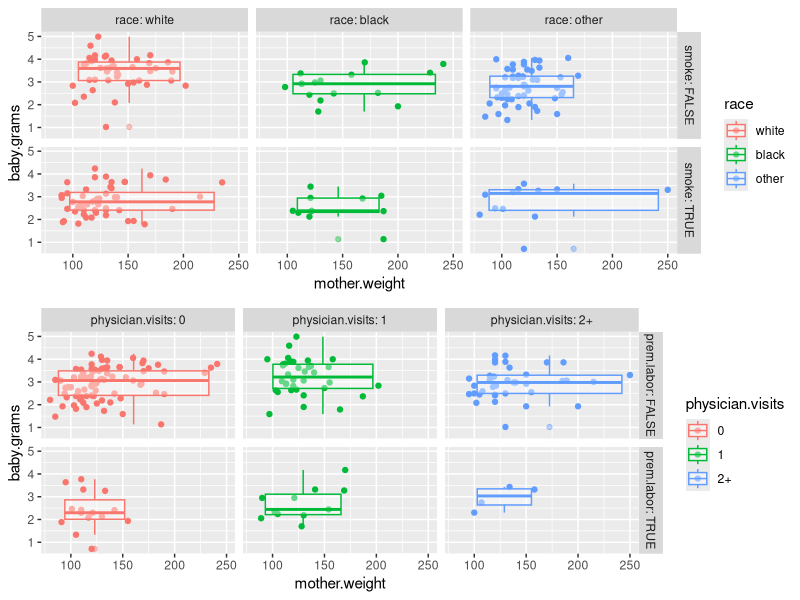
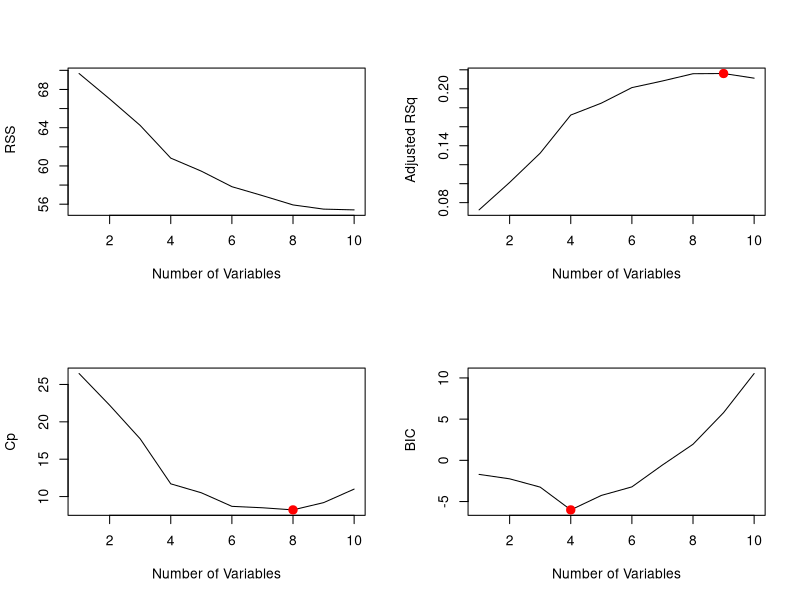
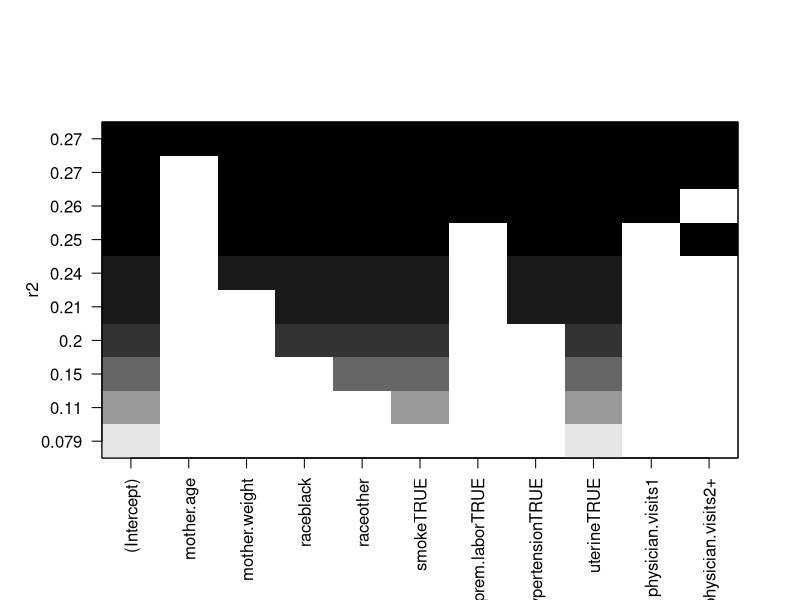
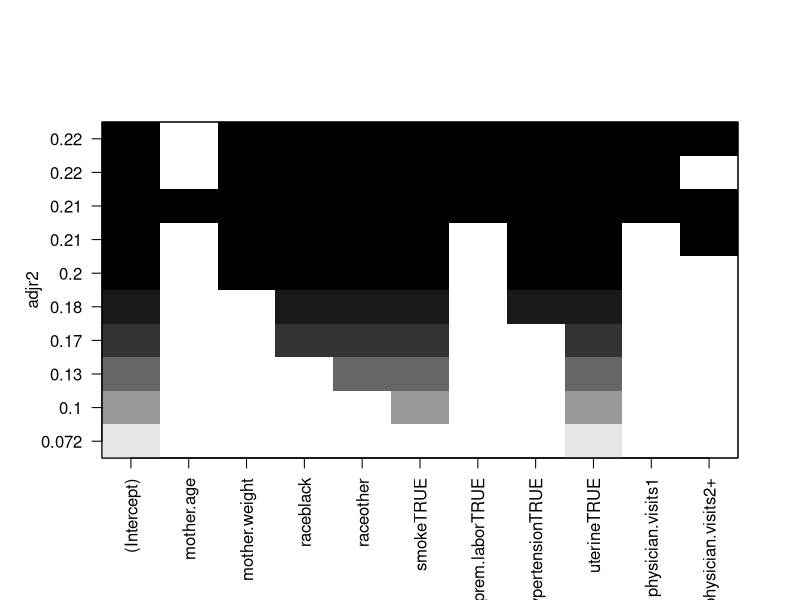
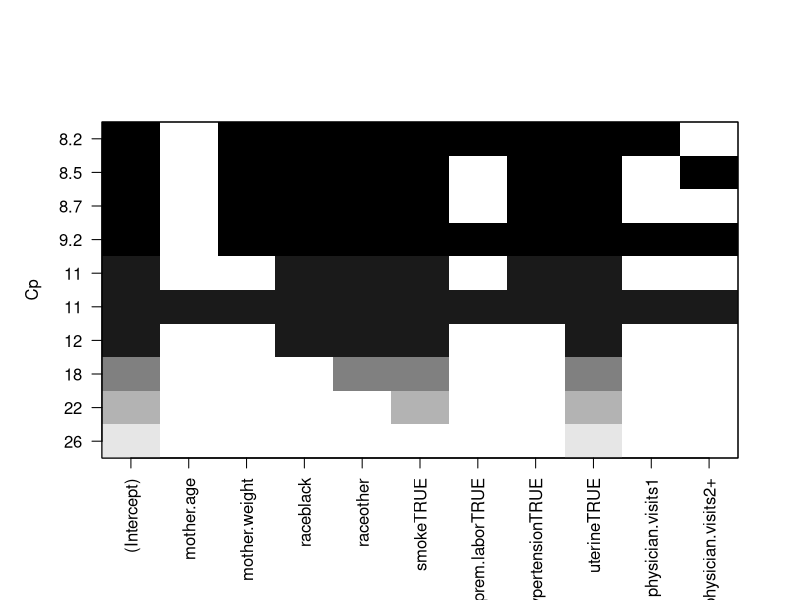
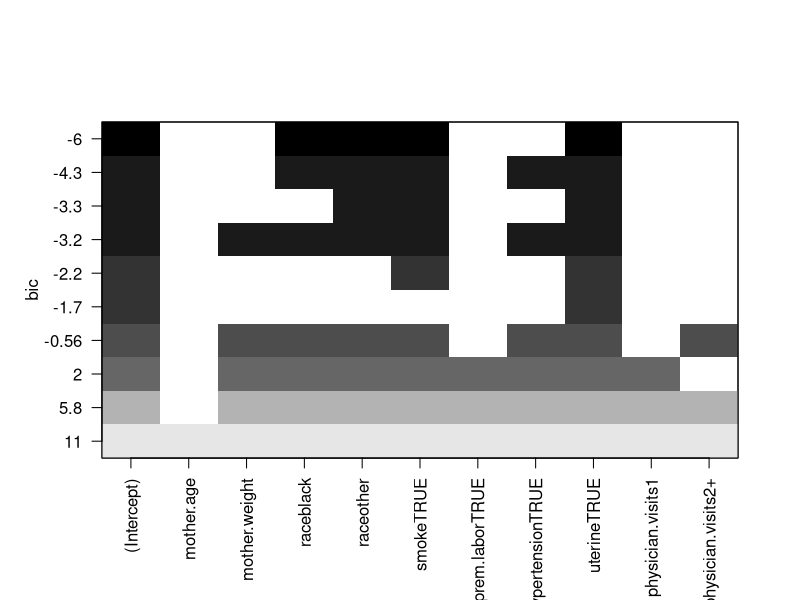
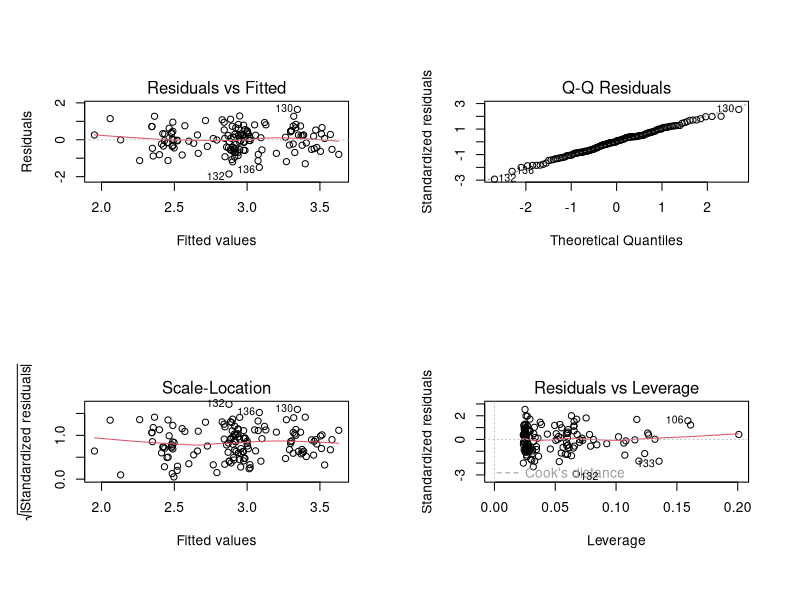
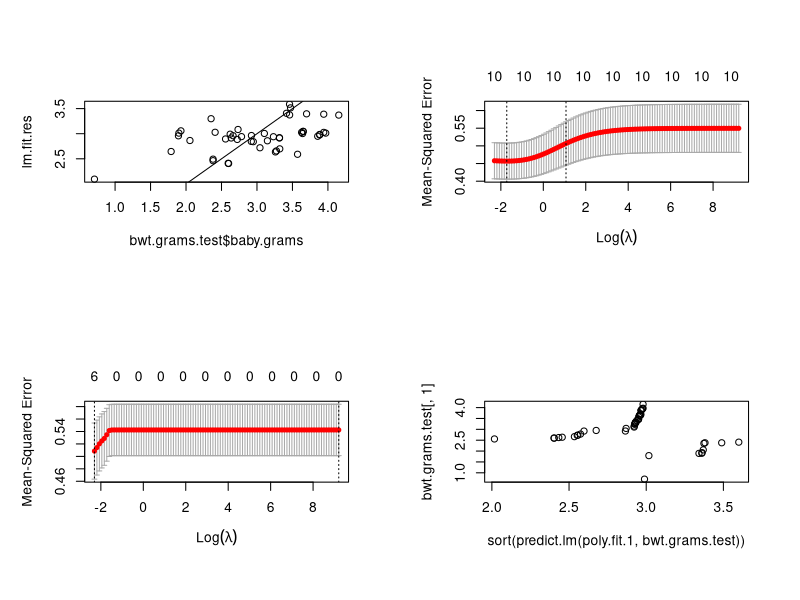

Reproduce these figures in R, in order. (Note: this script raises an error after producing the figures.)
## ---- chunk 1
library(MASS)
data(birthwt)
bwt.grams <- with(birthwt, {
  bwt <- bwt/1000
  race <- factor(race, labels = c("white", "black", "other"))
  ptd <- factor(ptl > 0)
  ftv <- factor(ftv)
  levels(ftv)[-(1:2)] <- "2+"
  data.frame(bwt, age, lwt, race, smoke = (smoke > 0),
             ptd, ht = (ht > 0), ui = (ui > 0), ftv)
})
colnames(bwt.grams) <- c("baby.grams", "mother.age", 
                       "mother.weight", "race",
                       "smoke", "prem.labor", 
                       "hypertension", "uterine",
                       "physician.visits")
summary(bwt.grams)
## ---- chunk 2
cor(bwt.grams[,1:3])
## ---- chunk 3
library(ggplot2)
library(gridExtra)
bw1 <- ggplot(bwt.grams, aes(mother.weight, baby.grams, colour = race)) + geom_point()
bw2 <- ggplot(bwt.grams, aes(mother.weight, baby.grams, colour = physician.visits)) + geom_point()
bw1 <- bw1 + geom_boxplot(alpha = 0.4) + 
    facet_grid(smoke ~ race, scales = "fixed", labeller = label_both)
bw2 <- bw2 + geom_boxplot(alpha = 0.4) + 
    facet_grid(prem.labor ~ physician.visits, scales = "fixed", labeller = label_both)
grid.arrange(bw1, bw2, nrow = 2, ncol = 1)
## ---- chunk 4
set.seed(1)
train <- sample(1:nrow(bwt.grams), floor(0.75*nrow(bwt.grams)))
bwt.grams.train <- bwt.grams[train,]
bwt.grams.test <- bwt.grams[-train,]
## ---- chunk 5
library (leaps)
regfit.full=regsubsets(baby.grams~., bwt.grams.train, nvmax =19)
reg.summary = summary(regfit.full)
par(mfrow =c(2,2))
plot(reg.summary$rss ,xlab=" Number of Variables ",ylab=" RSS", type="l")
plot(reg.summary$adjr2 ,xlab =" Number of Variables ", ylab=" Adjusted RSq",type="l")
max.adjr2=which.max (reg.summary$adjr2)
max.adjr2
points (max.adjr2, reg.summary$adjr2[max.adjr2], col ="red",cex =2, pch =20)

plot(reg.summary$cp ,xlab =" Number of Variables ", ylab="Cp", type='l')
min.cp= which.min (reg.summary$cp )
min.cp
points (min.cp, reg.summary$cp[min.cp], col ="red",cex =2, pch =20)

min.bic = which.min(reg.summary$bic)
min.bic
plot(reg.summary$bic ,xlab=" Number of Variables ",ylab=" BIC", type='l')
points (min.bic, reg.summary$bic [min.bic], col =" red",cex =2, pch =20)

par(mfrow = c(1,1))
plot(regfit.full ,scale ="r2", cex.axis = 0.1, las = 1)
plot(regfit.full ,scale ="adjr2", cex.axis = 0.1, las = 1)
plot(regfit.full ,scale ="Cp", cex.axis = 0.1, las = 1)
plot(regfit.full ,scale ="bic", cex.axis = 0.1, las = 1)

coef(regfit.full, max.adjr2) 
coef(regfit.full, min.cp)
coef(regfit.full, min.bic)

#Linear regression with the predictors selected by best subset
lm.fit = lm( baby.grams~ mother.weight+race+smoke+hypertension+uterine, data=bwt.grams.train)
summary(lm.fit)
confint(lm.fit)
par(mfrow = c(2, 2))
plot(lm.fit)

lm.fit.res= predict(lm.fit, bwt.grams.test)
mean((lm.fit.res -bwt.grams.test$baby.grams)^2)
plot(bwt.grams.test$baby.grams,lm.fit.res)
abline (0,1)
## ---- chunk 6
library(glmnet)
##
bwt.x.train=model.matrix( baby.grams~., data=bwt.grams.train)[,-1]
bwt.y.train=bwt.grams.train$baby.grams

bwt.x.test=model.matrix( baby.grams~., data=bwt.grams.test)[,-1]
bwt.y.test=bwt.grams.test[,1]

grid.bwt =10^seq (-1,4, length =100)

# With alpha =0, glmnet computes the ridge

ridge =cv.glmnet(bwt.x.train,bwt.y.train,alpha =0, lambda =grid.bwt, nfolds=6)
plot(ridge)
ridge.opt = glmnet(bwt.x.train,bwt.y.train,alpha =0, lambda =ridge$lambda.min)
ridge.opt$beta
ridge.opt.res = predict(ridge.opt, s =ridge$lambda.min, newx=bwt.x.test)
mean((ridge.opt.res -bwt.y.test)^2)

# With alpha =1, glmnet computes the lasso
lasso =cv.glmnet(bwt.x.train,bwt.y.train,alpha =1, lambda =grid.bwt, nfolds=6)
lasso$lambda.min
plot(lasso)
lasso.opt = glmnet(bwt.x.train,bwt.y.train,alpha =1, lambda =lasso$lambda.min)
lasso.opt$beta
lasso.opt.res = predict(lasso.opt, s =lasso$lambda.min, newx=bwt.x.test)
mean((lasso.opt.res -bwt.y.test)^2)
## ---- chunk 7
#Create train and test
set.seed(1)
train <- sample(1:nrow(bwt.grams), floor(0.75*nrow(bwt.grams)))
bwt.grams.train <- bwt.grams[train,]
bwt.grams.test <- bwt.grams[-train,]

#Polynomial fit for best subset
poly.fit.1 = lm(baby.grams ~ hypertension + uterine + smoke + race + poly(mother.weight, 2), data = bwt.grams.train)
mean((predict.lm(poly.fit.1, bwt.grams.test) - bwt.grams.test[,1])^2)
plot(sort(predict.lm(poly.fit.1, bwt.grams.test)), bwt.grams.test[,1])
anova(poly.fit.1)
## ---- chunk 8
poly.fit.2 = lm(baby.grams ~ hypertension + uterine + smoke + race + poly(mother.weight, 3), data = bwt.grams.train)
mean((predict.lm(poly.fit.2, bwt.grams.test) - bwt.grams.test[,1])^2)

poly.fit.3 = lm(baby.grams ~ hypertension + uterine + smoke + race + poly(mother.weight, 4), data = bwt.grams.train)
mean((predict.lm(poly.fit.3, bwt.grams.test) - bwt.grams.test[,1])^2)

anova(poly.fit.1, poly.fit.2, poly.fit.3)
## ---- chunk 9
poly.fit.4 = lm(baby.grams ~ hypertension + uterine + poly(mother.age,2) + poly(mother.weight,3), data = bwt.grams.train)
mean((predict.lm(poly.fit.4, bwt.grams.test) - bwt.grams.test[,1])^2)

poly.fit.5 = lm(baby.grams ~ hypertension + uterine + smoke + prem.labor + poly(mother.age,2) + poly(mother.weight,3), data = bwt.grams.train)
mean((predict.lm(poly.fit.5, bwt.grams.test) - bwt.grams.test[,1])^2)

poly.fit.6 = lm(baby.grams ~ hypertension + uterine + smoke + prem.labor + poly(mother.age,2) + poly(mother.weight,9), data = bwt.grams.train)
mean((predict.lm(poly.fit.6, bwt.grams.test) - bwt.grams.test[,1])^2)
## ---- chunk 10
set.seed(1)
train <- sample(1:nrow(bwt.grams), floor(0.75*nrow(bwt.grams)))
bwt.grams.train <- bwt.grams[train,]
bwt.grams.test <- bwt.grams[-train,]
## ---- chunk 11
library(splines)
poly.fit = lm(baby.grams ~ hypertension + uterine + smoke + prem.labor + poly(mother.age, 2) + poly(mother.weight, 9), data=bwt.grams.train)
pred = predict.lm(poly.fit, bwt.grams.test)
mse = mean((pred - bwt.grams.test[,1])^2)
mse
## ---- chunk 12
max_df = 20
MSE = 9:(max_df)
for (k in 9:max_df){
    splines.fit = lm(baby.grams ~ hypertension + uterine + smoke + prem.labor 
                     + bs(mother.weight, df=k, degree=9) + poly(mother.age, 2), 
                     data=bwt.grams.train)
    pred = predict(splines.fit, bwt.grams.test)
    mse = mean((pred-bwt.grams.test$baby.grams)^2)
    MSE[k-8] = mse
}
plot(9:max_df, MSE, xlab='Degrees of freedom', 
     ylab='Test MSE', 
     main='Evolution of the test MSE with the number of degrees of freedom', 
     type='b')
abline(.3214657, 0, col='RED')
legend("topleft", c('Best poly model'), col=c('RED'), lty=c(1))
## ---- chunk 13
max_df = 20
MSE = 3:(max_df)
for (k in 3:max_df){
    splines.fit = lm(baby.grams ~ hypertension + uterine + smoke + prem.labor 
                  + ns(mother.weight, df=k) + poly(mother.age, 2), 
                  data=bwt.grams.train)
    pred = predict(splines.fit, bwt.grams.test)
    mse = mean((pred-bwt.grams.test$baby.grams)^2)
    MSE[k-2] = mse
}
plot(3:max_df, MSE, xlab='Degrees of freedom', ylab='Test MSE', 
     main='Evolution of the test MSE withs the number of degrees of freedom', 
     type='b', ylim=c(0.3,0.45))
abline(.3214657, 0, col='RED')
legend("topleft", c('Best poly model'), col=c('RED'), lty=c(1))
## ---- chunk 14
library(gam)
MSE = 4:18
for (k in 4:18){
    gam.fit = gam(baby.grams ~ prem.labor+uterine+ hypertension + smoke 
                  + s(mother.weight, k) + poly(mother.age, 2), data=bwt.grams.train)
    pred = predict(gam.fit, bwt.grams.test)
    mse = mean((pred-bwt.grams.test$baby.grams)^2)
    MSE[k-3] = mse
}
plot(4:18, MSE, type='b', main='Evolution of the MSE', xlab='Degrees of freedom')
## ---- chunk 15
best_poly = lm(baby.grams ~ hypertension + uterine + smoke + prem.labor 
               + poly(mother.age, 2) + poly(mother.weight, 9), data=bwt.grams.train)

best_splines = lm(baby.grams ~ hypertension + uterine + smoke + prem.labor 
                  + ns(mother.weight, df=14) + poly(mother.age, 2), data=bwt.grams.train)

anova(best_poly, best_splines)
## ---- chunk 16
library(boot)
set.seed(1)
boot.fn <- function(data, index) {
    return (quantile(data[index], probs = 0.3))
}
quant.bootstrap <- boot(bwt.grams$baby.grams, boot.fn, 1000)
quant.bootstrap
## ---- chunk 17
library(MASS)
data(birthwt)
bwt <- with(birthwt, {
  low <- (bwt <= 2500)
  low <- factor(low, levels = c(T, F), labels = c("yes", "no"))
  race <- factor(race, labels = c("white", "black", "other"))
  ptd <- factor(ptl > 0)
  ftv <- factor(ftv)
  levels(ftv)[-(1:2)] <- "2+"
  data.frame(low, age, lwt, race, smoke = (smoke > 0),
             ptd, ht = (ht > 0), ui = (ui > 0), ftv)
})
colnames(bwt) <- c("below.2500", "mother.age", 
                       "mother.weight", "race",
                       "smoke", "prem.labor", 
                       "hypertension", "uterine",
                       "physician.visits")
summary(bwt)
## ---- chunk 18
set.seed(1)
log.fit = glm( below.2500 ~ mother.weight+race+smoke+hypertension+prem.labor+uterine, 
               family = binomial, 
               data=bwt)
cv.glm(bwt, log.fit, K = 6)$delta
## ---- chunk 19
summary(log.fit)
anova(log.fit, test="Chisq")
## ---- chunk 20
log.pred <- predict(log.fit, type = "response")
pred.low <- sapply(log.pred, function(x) {ifelse(x > 0.5, "no", "yes")})
table(pred.low, bwt$below.2500, dnn = c("prediction", "below 2.5 kg"))
